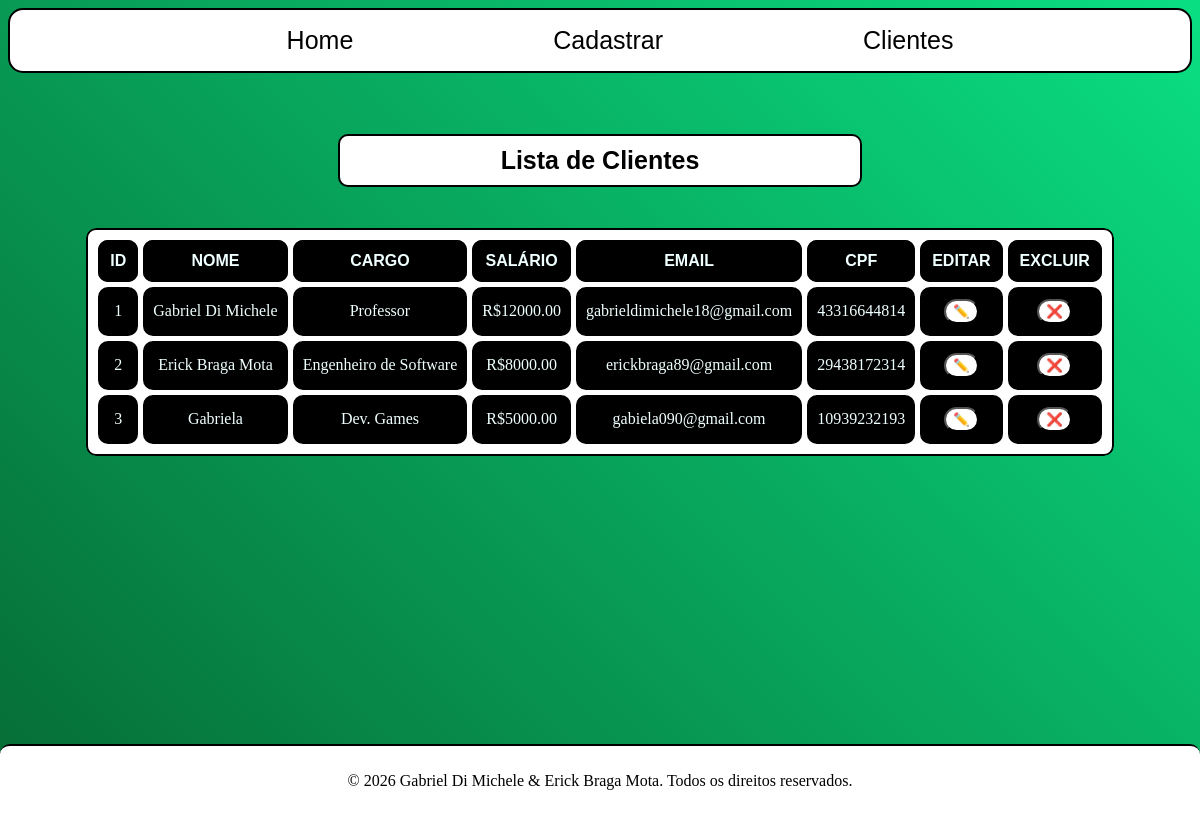
Page /listar on the earlier database version.
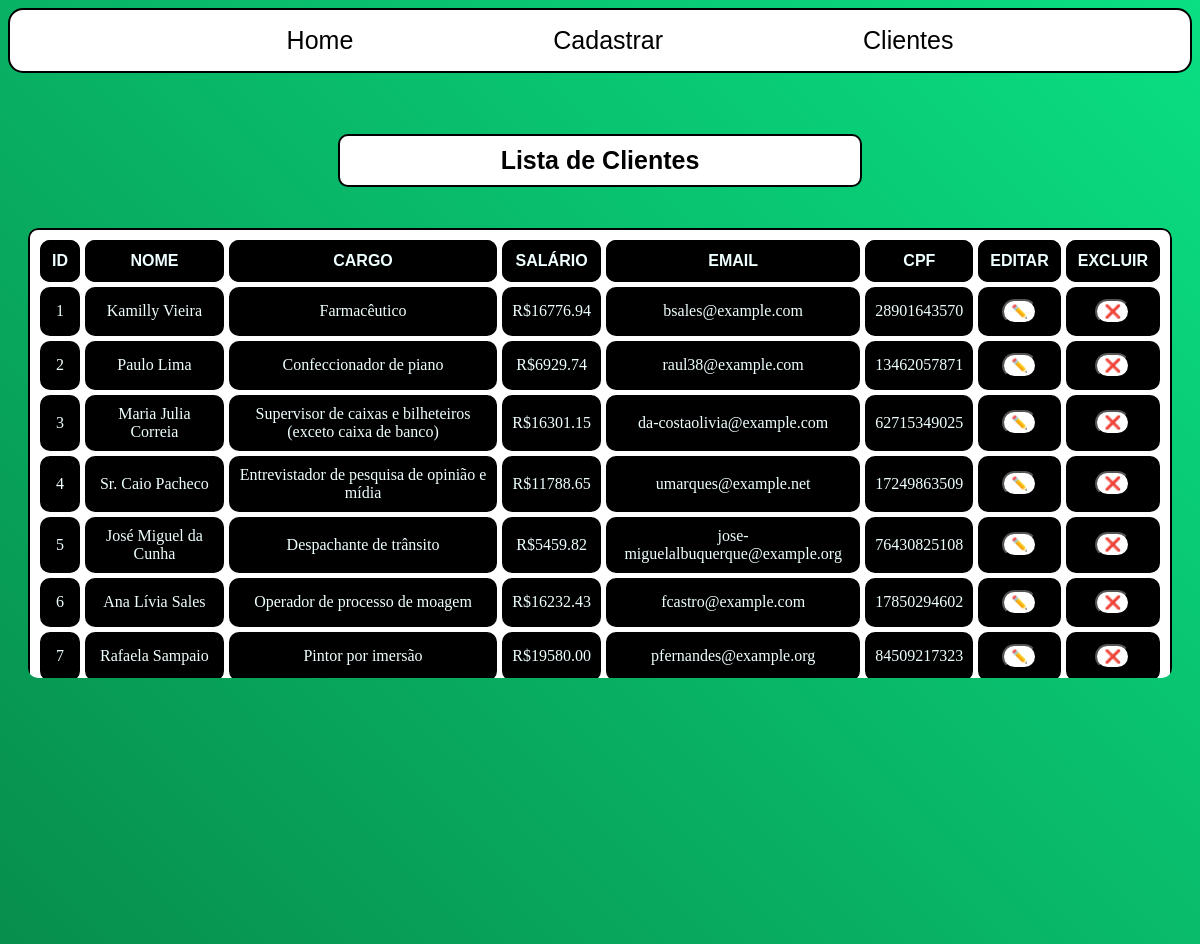
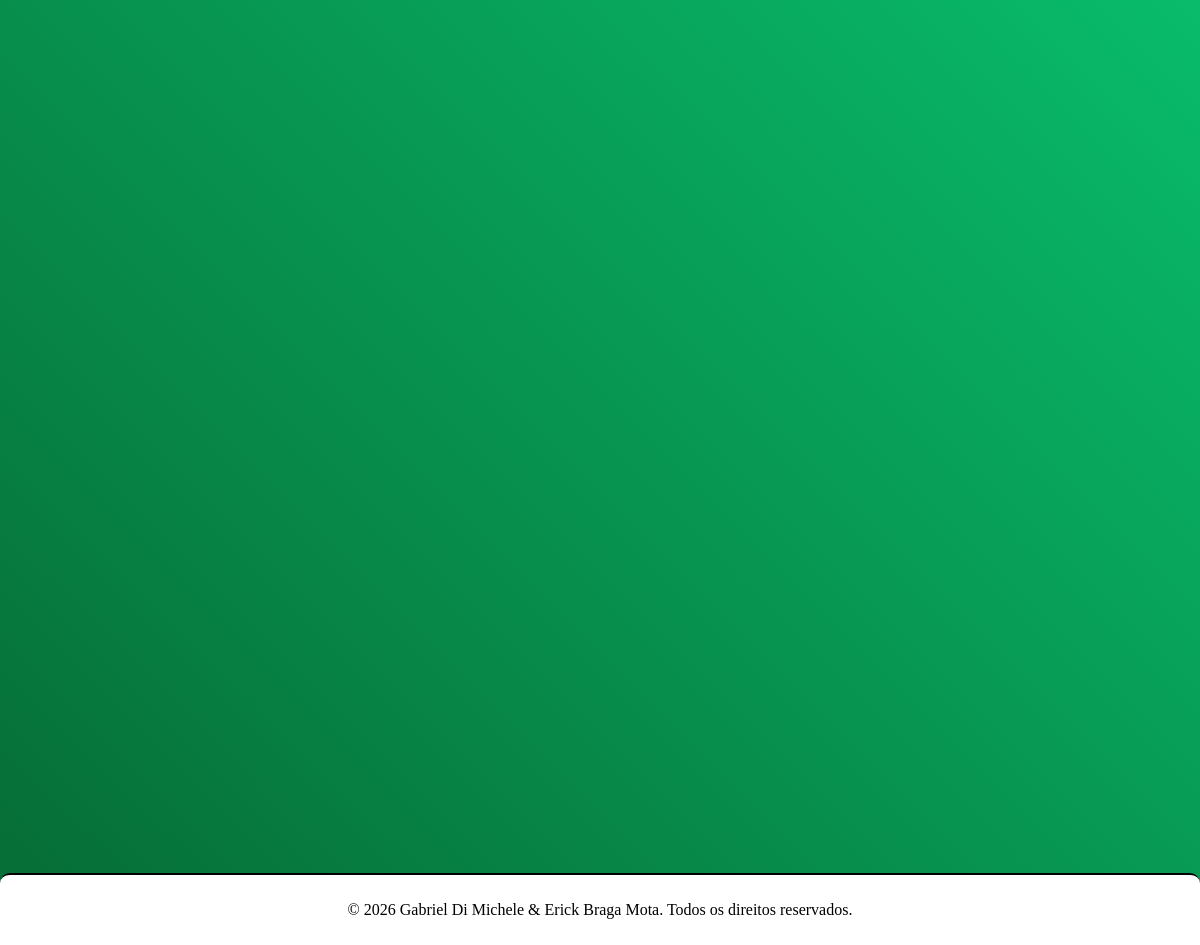
Same page on the later database version (2 pictures, top to bottom).
### app.py (models this page shows, shortened)
class Clientes(db.Model):
    id_cliente = db.Column(db.Integer, primary_key=True)
    nome_cliente = db.Column(db.String(40), nullable=False)
    cargo_cliente = db.Column(db.String(40), nullable=False)
    salario_cliente = db.Column(db.Numeric(precision=10, scale=2), nullable=False)
    email_cliente = db.Column(db.String(50), nullable=True)
    cpf_cliente = db.Column(db.String(11), unique=True , nullable=True)

### app.py (the view)
@app.route('/listar',)
def listar():
    clientes = Clientes.query.all()
    return render_template("listar.html", clientes=clientes)

### templates/listar.html
{% extends 'base.html' %}
{% block conteudo %}
<section class="section-lista">
    <h1 class="h1-lista">Lista de Clientes</h1>
    <div class="tabela-container">
        <table class="table-clientes">
            <thead class="thead-clientes">
                <tr>
                    <th>ID</th>
                    <th>NOME</th>
                    <th>CARGO</th>
                    <th>SALÁRIO</th>
                    <th>EMAIL</th>
                    <th>CPF</th>
                    <th>EDITAR</th>
                    <th>EXCLUIR</th>
                </tr>
            </thead>
            <tbody class="tbody-clientes">
                {% for cliente in clientes %}
                <tr>
                    <td>{{cliente.id_cliente}}</td>
                    <td>{{cliente.nome_cliente}}</td>
                    <td>{{cliente.cargo_cliente}}</td>
                    <td>R${{cliente.salario_cliente}}</td>
                    <td>{{cliente.email_cliente}}</td>
                    <td>{{cliente.cpf_cliente}}</td>
                    <td>
                        <form action="{{url_for('editar', id_cliente=cliente.id_cliente)}}" method="get">
                            <button class="botao-editar" type="submit">✏️</button>
                        </form>
                    </td>
                    <td>
                        <form action="{{url_for('excluir', id_cliente=cliente.id_cliente)}}" method="post">
                            <button class="botao-editar" type="submit">❌</button>
                        </form>
                    </td>
                </tr>
                {% endfor %}
            </tbody>
        </table>
    </div>
</section>
{% endblock conteudo %}

### templates/base.html (shortened to what this page needs)
<!DOCTYPE html>
<html lang="pt-br">
<head>
    <link rel="stylesheet" href="{{url_for('static', filename='style.css')}}">
</head>
<body class="body-base">
    <header class="header-base">
        <nav class="nav-base">
            <ul class="nav-ul">
                <li><a href="{{url_for('home')}}">Home</a></li>
                <li><a href="{{url_for('cadastrar')}}">Cadastrar</a></li>
                <li><a href="{{url_for('listar')}}">Clientes</a></li>
            </ul>
        </nav>
    </header>
    <main>
        {% block conteudo %}
        {% endblock conteudo %}
    </main>
    <footer>
        <p>&copy; 2026 Gabriel Di Michele & Erick Braga Mota. Todos os direitos reservados.</p>
    </footer>
</body>
</html>

### static/style.css (style rules this page uses)
.body-base { display: flex; flex-direction: column; background: linear-gradient(45deg, #066b35, #0adf83); min-height: 100vh; box-sizing: border-box; overflow: hidden; }
.nav-base { display: flex; justify-content: center; border: 2px solid black; border-radius: 15px; background-color: #ffffff; }
.nav-ul { list-style: none; display: flex; gap: 200px; }
.nav-ul a { text-decoration: none; color: #000000; font-size: 25px; font-family: 'Franklin Gothic Medium', 'Arial Narrow', Arial, sans-serif; transition: 0.5s; }
footer { position: fixed; bottom: 0; left: 0; width: 100%; background-color: #ffffff; border-top: 2px solid black; border-radius: 10px 10px 0 0; display: flex; justify-content: center; padding: 10px 0; }
.section-lista { display: flex; flex-direction: column; align-items: center; margin: 40px auto; }
.tabela-container { max-height: 450px; overflow-y: auto; border-radius: 10px; margin: 20px; }
.h1-lista { color: rgb(0, 1, 2); background-color: #ffffff; border: 2px solid black; border-radius: 10px; font-family: 'Franklin Gothic Medium', 'Arial Narrow', Arial, sans-serif; font-size: 25px; text-align: center; padding: 10px; width: 500px; }
.table-clientes { border: 2px solid black; border-radius: 10px; background-color: #ffffff; padding: 5px; border-collapse: separate; border-spacing: 5px; }
.thead-clientes , .thead-clientes th { border: 2px solid black; border-radius: 10px; background-color: #000000; color: azure; font-family: 'Franklin Gothic Medium', 'Arial Narrow', Arial, sans-serif; padding: 10px; position: sticky; top: 0; z-index: 1; }
.tbody-clientes td { border: 2px solid black; border-radius: 10px; background-color: #000000; color: azure; text-align: center; padding: 8px; }
.botao-editar { background-color: rgb(255, 255, 255); border-radius: 20px; height: 25px; width: 35px; margin: 2px; transition: 0.5s; }

Differences in the rows shown:
changed Clientes id 1: nome_cliente "Gabriel Di Michele" → "Kamilly Vieira"; cargo_cliente "Professor" → "Farmacêutico"; salario_cliente "12000.00" → "16776.94"; email_cliente "gabrieldimichele18@gmail.com" → "bsales@example.com"; cpf_cliente "43316644814" → "28901643570"
changed Clientes id 2: nome_cliente "Erick Braga Mota" → "Paulo Lima"; cargo_cliente "Engenheiro de Software" → "Confeccionador de piano"; salario_cliente "8000.00" → "6929.74"; email_cliente "erickbraga89@gmail.com" → "raul38@example.com"; cpf_cliente "29438172314" → "13462057871"
changed Clientes id 3: nome_cliente "Gabriela" → "Maria Julia Correia"; cargo_cliente "Dev. Games" → "Supervisor de caixas e bilheteiros (exceto caixa de banco)"; salario_cliente "5000.00" → "16301.15"; email_cliente "gabiela090@gmail.com" → "da-costaolivia@example.com"; cpf_cliente "10939232193" → "62715349025"
added Clientes: id_cliente "4", nome_cliente "Sr. Caio Pacheco", cargo_cliente "Entrevistador de pesquisa de opinião e mídia", salario_cliente "11788.65", email_cliente "umarques@example.net", cpf_cliente "17249863509"
added Clientes: id_cliente "5", nome_cliente "José Miguel da Cunha", cargo_cliente "Despachante de trânsito", salario_cliente "5459.82", email_cliente "jose-miguelalbuquerque@example.org", cpf_cliente "76430825108"
added Clientes: id_cliente "6", nome_cliente "Ana Lívia Sales", cargo_cliente "Operador de processo de moagem", salario_cliente "16232.43", email_cliente "fcastro@example.com", cpf_cliente "17850294602"
added Clientes: id_cliente "7", nome_cliente "Rafaela Sampaio", cargo_cliente "Pintor por imersão", salario_cliente "19580.00", email_cliente "pfernandes@example.org", cpf_cliente "84509217323"
